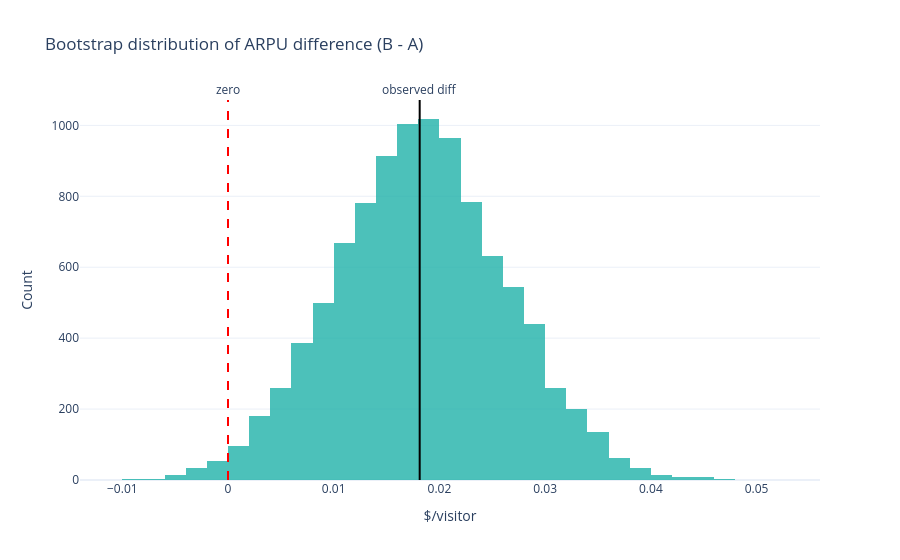

Notebook source saved alongside this figure:
### Code cell
observed_diff = rev_b.mean() - rev_a.mean()
fig = go.Figure()
fig.add_trace(
    go.Histogram(
        x=boot_diffs,
        nbinsx=40,
        marker_color='lightseagreen',
        opacity=0.8,
        name='Bootstrap samples'
    )
)
fig.add_vline(
    x=observed_diff,
    line_color='black',
    annotation_text='observed diff',
    annotation_position='top'
)
fig.add_vline(
    x=0,
    line_color='red',
    line_dash='dash',
    annotation_text='zero',
    annotation_position='top'
)
fig.update_layout(
    title='Bootstrap distribution of ARPU difference (B - A)',
    xaxis_title='$/visitor',
    yaxis_title='Count',
)
fig.show()

### Figure 1 — Plotly figure (JSON) as saved in the notebook; plotly's stock layout.template omitted (floating-point values rounded to 4 significant figures; data arrays with more than 128 entries replaced by an {"elided": "..."} marker saying what was removed)
{"data": [{"marker": {"color": "lightseagreen"}, "name": "Bootstrap samples", "nbinsx": 40, "opacity": 0.8, "type": "histogram", "x": {"elided": "10000 float values"}}], "layout": {"annotations": [{"showarrow": false, "text": "observed diff", "x": 0.01813, "xanchor": "center", "xref": "x", "y": 1, "yanchor": "bottom", "yref": "y domain"}, {"showarrow": false, "text": "zero", "x": 0, "xanchor": "center", "xref": "x", "y": 1, "yanchor": "bottom", "yref": "y domain"}], "shapes": [{"line": {"color": "black"}, "type": "line", "x0": 0.01813, "x1": 0.01813, "xref": "x", "y0": 0, "y1": 1, "yref": "y domain"}, {"line": {"color": "red", "dash": "dash"}, "type": "line", "x0": 0, "x1": 0, "xref": "x", "y0": 0, "y1": 1, "yref": "y domain"}], "title": {"text": "Bootstrap distribution of ARPU difference (B - A)"}, "xaxis": {"title": {"text": "$/visitor"}}, "yaxis": {"title": {"text": "Count"}}}}
